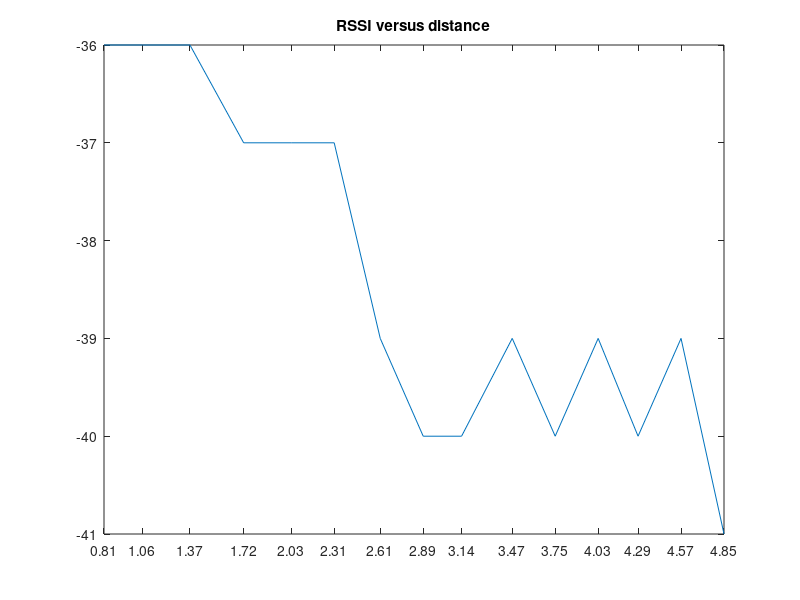
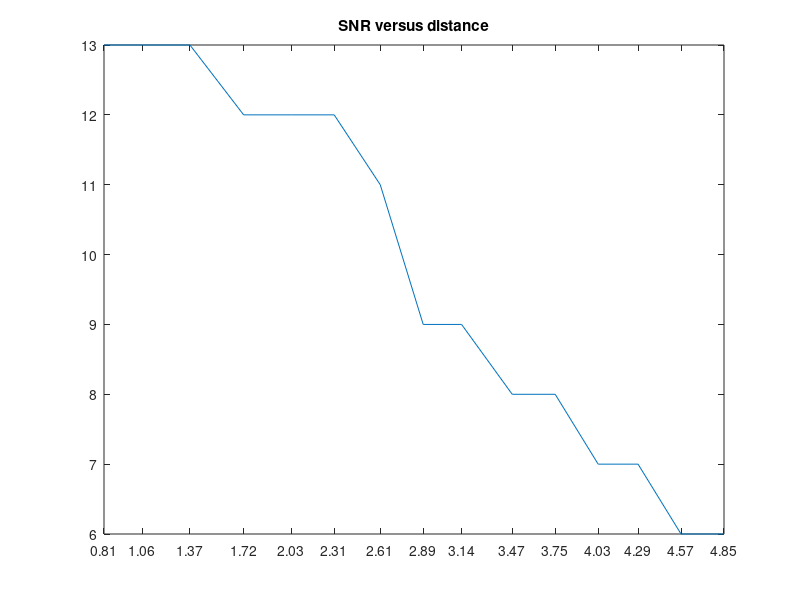
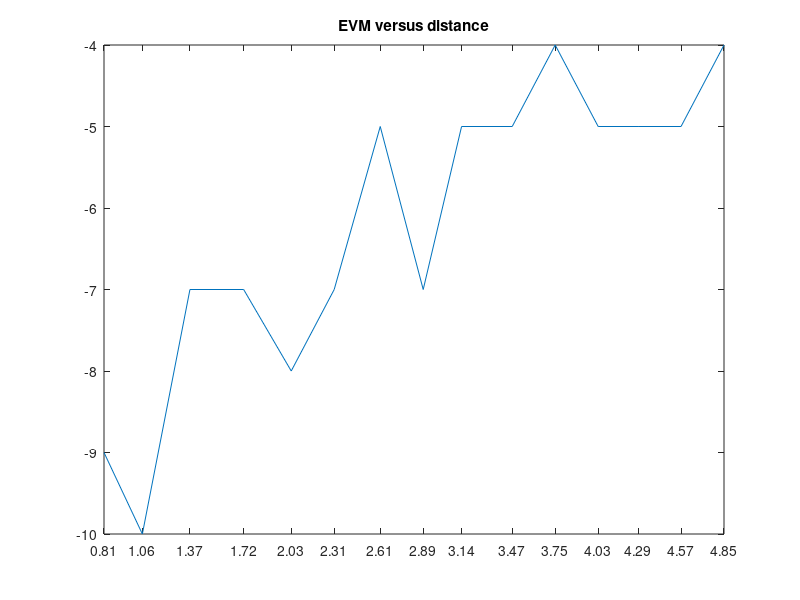
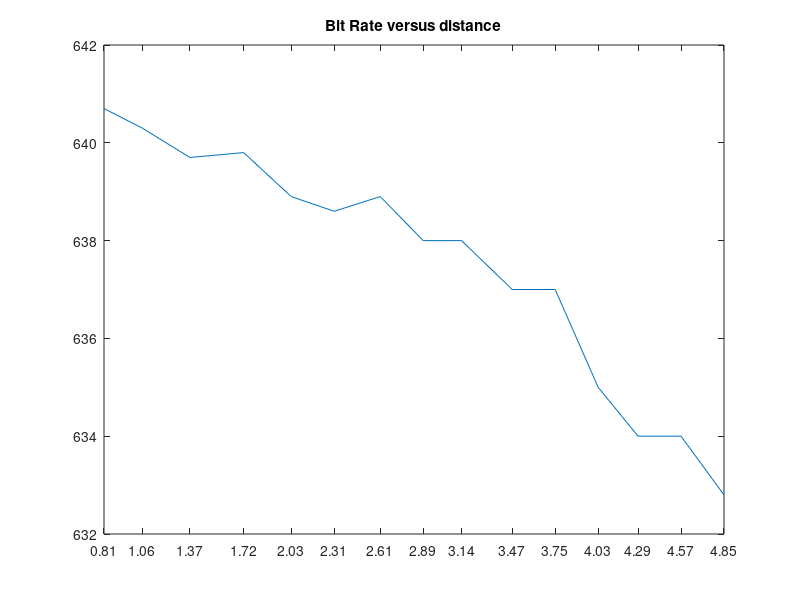

Write the MATLAB code that produced these figures, in order.
distance = [0.81, 1.06, 1.37, 1.72, 2.03, 2.31, 2.61, 2.89, 3.14, 3.47, 3.75, 4.03, 4.29, 4.57, 4.85];
RSSI = [-36, -36, -36, -37, -37, -37, -39, -40, -40, -39, -40, -39, -40, -39, -41];
SNR = [13, 13, 13, 12, 12, 12, 11, 9, 9, 8, 8, 7, 7, 6, 6];
EVM = [-9, -10, -7, -7, -8, -7, -5, -7, -5, -5, -4, -5, -5, -5, -4];
BitRate = [640.7, 640.3, 639.7, 639.8, 638.9, 638.6, 638.9, 638, 638, 637, 637, 635, 634, 634, 632.8];

figure
plot(distance, RSSI);
title('RSSI versus distance')
yticks('auto')
xticks([0.81, 1.06, 1.37, 1.72, 2.03, 2.31, 2.61, 2.89, 3.14, 3.47, 3.75, 4.03, 4.29, 4.57, 4.85])
xlim([0.81 4.85])

figure
plot(distance, SNR);
title('SNR versus distance')
yticks('auto')
xticks([0.81, 1.06, 1.37, 1.72, 2.03, 2.31, 2.61, 2.89, 3.14, 3.47, 3.75, 4.03, 4.29, 4.57, 4.85])
xlim([0.81 4.85])

figure
plot(distance, EVM);
title('EVM versus distance')
yticks('auto')
xticks([0.81, 1.06, 1.37, 1.72, 2.03, 2.31, 2.61, 2.89, 3.14, 3.47, 3.75, 4.03, 4.29, 4.57, 4.85])
xlim([0.81 4.85])

figure
plot(distance, BitRate);
title('Bit Rate versus distance')
yticks('auto')
xticks([0.81, 1.06, 1.37, 1.72, 2.03, 2.31, 2.61, 2.89, 3.14, 3.47, 3.75, 4.03, 4.29, 4.57, 4.85])
xlim([0.81 4.85])

% figure
% subplot(2,2,1)
% plot(distance, RSSI);
% title('RSSI versus distance')
% subplot(2,2,2)
% plot(distance, SNR);
% title('SNR versus distance')
% subplot(2,2,3)
% plot(distance, EVM);
% title('EVM versus distance')
% subplot(2,2,4)
% plot(distance, BitRate);
% title('Bit Rate versus distance')

%Coefficients (with 95% confidence bounds):
        a1 =      0.0823;%  (0.07829, 0.08632)
       b1 =   3.816e-10;%  (fixed at bound)
       c1 =       47.02;%  (46.96, 47.08)
       a2 =     0.02753;%  (0.02321, 0.03185)
       b2 =   5.175e-09;%  (fixed at bound)
       c2 =      -67.59;%  (-67.75, -67.43)
       freq = 59E9:4E6:60E9;
       omega = 2*pi*freq;
       f=[];
       for x = omega
           %f =  [f a1*sin(b1*x+c1)];
           f =  [f a1*sin(b1*x+c1) + a2*sin(b2*x+c2)];
       end
       h = ifft(f);
       figure
       plot(abs(f));
       figure
       plot(abs(h));
       %188.46 -0.0121   1850.82 0.7751 0.0213 0.00919